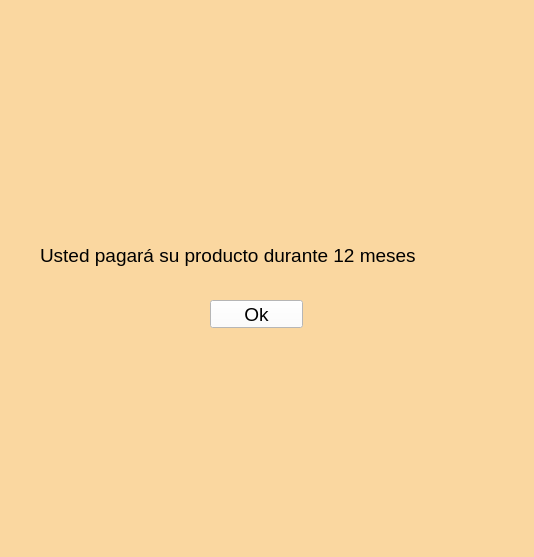
<?xml version="1.0" encoding="UTF-8"?>
<ui version="4.0">
 <class>MainWindow</class>
 <widget class="QMainWindow" name="MainWindow">
  <property name="geometry">
   <rect>
    <x>0</x>
    <y>0</y>
    <width>534</width>
    <height>557</height>
   </rect>
  </property>
  <property name="windowTitle">
   <string>MainWindow</string>
  </property>
  <property name="styleSheet">
   <string notr="true">background-color: rgb(250, 215, 160);</string>
  </property>
  <widget class="QWidget" name="centralwidget">
   <widget class="QLabel" name="img_fit">
    <property name="geometry">
     <rect>
      <x>350</x>
      <y>0</y>
      <width>191</width>
      <height>71</height>
     </rect>
    </property>
    <property name="text">
     <string/>
    </property>
    <property name="pixmap">
     <pixmap resource="../../recursos.qrc">:/logos/logo fit.png</pixmap>
    </property>
    <property name="scaledContents">
     <bool>true</bool>
    </property>
   </widget>
   <widget class="QLabel" name="img_logo">
    <property name="geometry">
     <rect>
      <x>460</x>
      <y>430</y>
      <width>71</width>
      <height>71</height>
     </rect>
    </property>
    <property name="text">
     <string/>
    </property>
    <property name="pixmap">
     <pixmap resource="../../recursos.qrc">:/logos/Imagenes/logoCT.png</pixmap>
    </property>
    <property name="scaledContents">
     <bool>true</bool>
    </property>
   </widget>
   <widget class="QLabel" name="img_uat">
    <property name="geometry">
     <rect>
      <x>0</x>
      <y>0</y>
      <width>181</width>
      <height>71</height>
     </rect>
    </property>
    <property name="text">
     <string/>
    </property>
    <property name="pixmap">
     <pixmap resource="../../recursos.qrc">:/logos/logo uat.png</pixmap>
    </property>
    <property name="scaledContents">
     <bool>true</bool>
    </property>
   </widget>
   <widget class="QLabel" name="label">
    <property name="geometry">
     <rect>
      <x>40</x>
      <y>240</y>
      <width>451</width>
      <height>31</height>
     </rect>
    </property>
    <property name="font">
     <font>
      <family>Arial</family>
      <pointsize>14</pointsize>
     </font>
    </property>
    <property name="text">
     <string>Usted pagará su producto durante 12 meses</string>
    </property>
   </widget>
   <widget class="QPushButton" name="btn_ok">
    <property name="geometry">
     <rect>
      <x>210</x>
      <y>300</y>
      <width>93</width>
      <height>28</height>
     </rect>
    </property>
    <property name="font">
     <font>
      <family>Arial</family>
      <pointsize>14</pointsize>
     </font>
    </property>
    <property name="styleSheet">
     <string notr="true">background-color: rgb(255, 255, 255);</string>
    </property>
    <property name="text">
     <string>Ok</string>
    </property>
   </widget>
  </widget>
  <widget class="QMenuBar" name="menubar">
   <property name="geometry">
    <rect>
     <x>0</x>
     <y>0</y>
     <width>534</width>
     <height>26</height>
    </rect>
   </property>
  </widget>
  <widget class="QStatusBar" name="statusbar"/>
 </widget>
 <resources>
  <include location="../../recursos.qrc"/>
  <include location="../../../../../../recursos.qrc"/>
 </resources>
 <connections/>
</ui>
